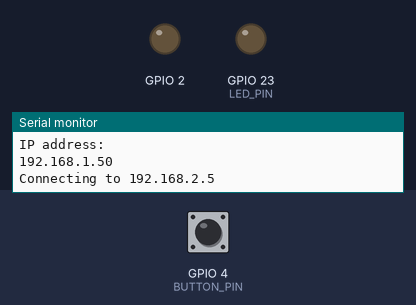
A sketch run on a simulated ESP32. On the bench: output pins drawn as LEDs (lit = HIGH), the last lines printed to the serial monitor. The test bench sets the inputs (shaded band); at power-on: GPIO 4 (BUTTON_PIN) HIGH. WiFi joins after 1.5 s; servers stay silent unless stated.

Above: at 3.2 s.
3.3 s: GPIO 4 (BUTTON_PIN) pulled LOW for 0.15 s
At 4.4 s:
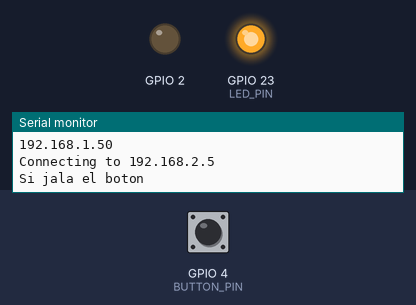
4.9 s: GPIO 4 (BUTTON_PIN) pulled LOW for 1 s
At 5.6 s:
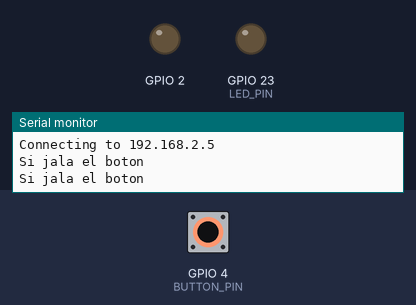
11.9 s: GPIO 4 (BUTTON_PIN) pulled LOW for 3.2 s
At 23.12 s:
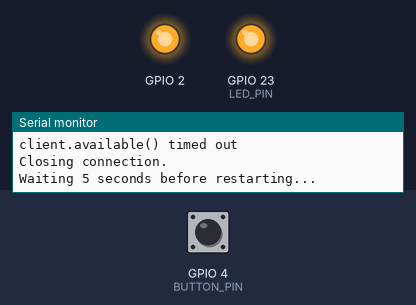
Timing chart, 0 to 35.1 s (numbered marks = the images above; inputs shaded):
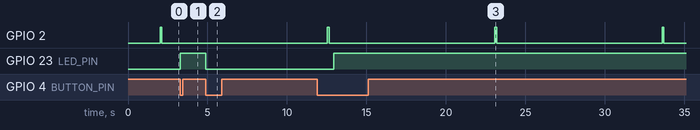

Measured:
- after the input at 3.3 s, GPIO 23 (LED_PIN): LOW → HIGH at once
- after the input at 4.9 s, GPIO 23 (LED_PIN): HIGH → LOW at once
- after the input at 11.9 s, GPIO 23 (LED_PIN): LOW → HIGH after 1.0 s
- by itself, GPIO 2: alternates HIGH for 0.10 s and LOW for 10.4 s

The sketch:

MensajeroTCP.ino
```cpp
/*
 *  This sketch sends a message to a TCP server
 *
 */
#include <WiFi.h>
#include <WiFiMulti.h>

WiFiMulti WiFiMulti;

#define BUTTON_PIN 4
#define LED_PIN 23
int led_state = LOW;
int button_state;
int last_button_state;

void setup()
{
    pinMode(2,OUTPUT);
    Serial.begin(115200); delay(10);

    // We start by connecting to a WiFi network
    WiFiMulti.addAP("Totalplay-FF9F_EXT", "FF9FB2592NZjUNvN");
    Serial.println(); Serial.println(); Serial.print("Waiting for WiFi... ");

    while(WiFiMulti.run() != WL_CONNECTED)
    {
        Serial.print("."); delay(500);
    }

    Serial.println("");
    Serial.println("WiFi connected");
    Serial.println("IP address: ");
    Serial.println(WiFi.localIP());
    delay(500);

    pinMode(BUTTON_PIN, INPUT_PULLUP);
    pinMode(LED_PIN, OUTPUT);
    button_state = digitalRead(BUTTON_PIN);
}

void loop()
{
    digitalWrite(2,HIGH);
    delay(100);
    digitalWrite(2,LOW);
    delay(100);

    const uint16_t port = 5005;
    const char * server = "192.168.2.5"; // ip or dns
    uint64_t messageTimestamp; //numero del puerto del server

    Serial.print("Connecting to "); Serial.println(server);

    // Use WiFiClient class to create TCP connections
    WiFiClient client;

    if (!client.connect(server, port))
    {
        Serial.println("Connection failed.");
        Serial.println("Waiting 5 seconds before retrying...");
        delay(5000); return;
    }

  int maxloops = 0;
  //wait for the server's reply to become available
  while (!client.available() && maxloops < 5000)
  {
      last_button_state = button_state;
      button_state = digitalRead(BUTTON_PIN);
      if (last_button_state == HIGH && button_state == LOW)
      {
        Serial.println("Si jala el boton");
        led_state = !led_state;
        digitalWrite(LED_PIN, led_state);
        //This will send a request to the server
        client.print("ON");
      }
      maxloops++;
      delay(1); //delay 1 msec
  }
  if (client.available() > 0)
  {
    //read back one line from the server
    String line = client.readStringUntil('\r'); Serial.println(line);
  }
  else
  {
    Serial.println("client.available() timed out ");
  }

    Serial.println("Closing connection."); client.stop();

    Serial.println("Waiting 5 seconds before restarting..."); delay(5000);
}
```
